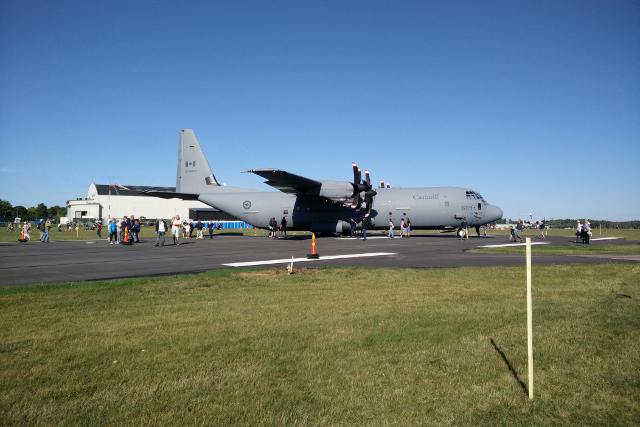
#> input picture lab5/plane.jpg, 640 x 427 px
$ python lab5b3.py
#> lines starting #> are read from the running program, lines starting #| are printed output that depends on the picture
### lab5/lab5a.py
from math import pi, e
import cv2
import numpy
from cvlib import rgblist_to_cvimg

image = cv2.imread("plane.jpg")
#> image is the input picture: shape (427, 640, 3); mean B, G, R 131, 123.9, 105.4


def cvimg_to_list(img: numpy.ndarray) -> list[tuple[int, int, int]]:
    """Convert an OpenCV image array into a flat list of BGR pixel tuples.

    Args:
        img (numpy.ndarray): The image array in BGR color order.
            Shape is (rows, cols), where each element contains integer values
            (0-255).

    Returns:
        list[tuple[int, int, int]]: A flat list of length rows*cols,
            where each element is a pixel represented as (B, G, R).
            Pixels are ordered row by row: top-to-bottom, left-to-right.
    """
    img_list = []

    for row in img:
        for pixel in row:
            img_list.append((int(pixel[0]), int(pixel[1]), int(pixel[2])))
#> after the loop, img_list = 273280 items

    return img_list


# [47 lines left out: function unsharp_mask, not called in this run]


# [13 lines that do not run on import are left out]

### lab5/lab5b1.py
import cv2
from cvlib import greyscale_list_to_cvimg
from lab5a import cvimg_to_list


def pixel_constraint(
    hlow: int, hhigh: int, slow: int, shigh: int, vlow: int, vhigh: int
):
    """Function that creates a new function that, given a pixel, returns if
    it is between desired interval.

    Args:
        hlow (int): lowest value for hue
        hhigh (int): highest value for hue

        slow (int): lowest value for saturation
        shigh (int): highest value for saturation

        vlow (int): lowest value for value
        vhigh (int): highest value for value
    """

    def is_in_interval(pixel: tuple):
        """Function that checks if a given pixel is in a pre decided interval.

        Args:
            pixel (tuple): hsv_pixel

        Returns:
            1 if the pixel is in the desired interval,
            0 if it's not.
        """
        (h, s, v) = pixel
        return int(
            hlow <= h <= hhigh and slow <= s <= shigh and vlow <= v <= vhigh
        )

    return is_in_interval


# [14 lines that do not run on import are left out]

### lab5/cvlib.py
"""cvlib module, helper functions for image and tuple manipulation."""

import cv2
import numpy

# ------------------------------------------
#  Helper functions
# ------------------------------------------


# [15 lines left out: functions multiply_tuple, add_tuples, not called in this run]


# -------------------------------------------
#  Converting between python list and images
# -------------------------------------------


def rgblist_to_cvimg(lst, height, width):
    """Return a width x height OpenCV image with specified pixels."""
    # A 3d array that will contain the image data
    img = numpy.zeros((height, width, 3), numpy.uint8)

    for x in range(0, width):
        for y in range(0, height):
            pixel = lst[y * width + x]
            img[y, x, 0] = pixel[0]
            img[y, x, 1] = pixel[1]
            img[y, x, 2] = pixel[2]

    return img


# [9 lines left out: function greyscale_list_to_cvimg, not called in this run]

### lab5/lab5b2.py
import cv2
from cvlib import rgblist_to_cvimg
from lab5a import cvimg_to_list


def generator_from_image(img: cv2.AsyncArray):
    """Function that given an array with pixels in it, will use a intern
    function to return a specified pixel color in hsv format.

    Args:
        img (cv2.AsyncArray): image pixels organized as an array.
    """

    def pixel_color(index: int):
        """Function that given a previous array and now a index, returns
        the color or that pixel.

        Args:
            index (int): index from the pixels on the array

        Returns:
            int or tuple: if there's no pixel on that index, returns 0,
            otherwise, returns pixels color.
        """
        if index >= len(img):
            return 0

        else:
            return img[index]

    return pixel_color


# [14 lines that do not run on import are left out]

### lab5/lab5b3.py
import random

import cv2
from cvlib import rgblist_to_cvimg
from lab5a import cvimg_to_list
from lab5b1 import pixel_constraint
from lab5b2 import generator_from_image


def combine_images(
    list_hsv_pixels: list,
    mask_function,
    gen1,
    gen2,
    ) -> list:
    """Function that takes a list, and three other functions - a mask function
    that decides how to interpret the elements of the list, a first image
    function that returns pixels of that image and a second image function
    that returns pixels of that other image - and combine the two images.

    Args:
        list_hsv_pixels (list): list with pixels in it.
        mask_function (function): function that has an array as a mask.
        gen1 (function): Function from image1
        gen2 (function): Function from image2

    Returns:
        list: final list with two image combined
    """
    comb_img = []

    for index in range(len(list_hsv_pixels)):
        mask_pixel = list_hsv_pixels[index]
        weight = mask_function(mask_pixel)

        if weight == 1:
            comb_img.append(gen1(index))
        else:
            comb_img.append(gen2(index))

    return comb_img


if __name__ == "__main__":
    # Läs in en bild
    plane_img = cv2.imread("plane.jpg")

    # Skapa ett filter som identifierar himlen
    condition = pixel_constraint(100, 150, 50, 200, 100, 255)

    # Omvandla originalbilden till en lista med HSV-färger
    hsv_list = cvimg_to_list(cv2.cvtColor(plane_img, cv2.COLOR_BGR2HSV))
#> hsv_list = 273280 items
    plane_img_list = cvimg_to_list(plane_img)
#> plane_img_list = 273280 items

    # Skapa en generator som gör en stjärnhimmel
    def generator1(index):
        val = random.random() * 255 if random.random() > 0.99 else 0
        return (val, val, val)

    # Skapa en generator för den inlästa bilden
    generator2 = generator_from_image(plane_img_list)

    # Kombinera de två bilderna till en, alltså använd himmelsfiltret som mask
    result = combine_images(hsv_list, condition, generator1, generator2)
#> the loop in combine_images, `for index in range(len(list_hsv_pixels)):` made 273280 passes
#> result = 273280 items

    # Omvandla resultatet till en riktig bild och visa upp den
    new_img = rgblist_to_cvimg(result, plane_img.shape[0], plane_img.shape[1])
#> after the loop in rgblist_to_cvimg, `for x in range(0, width):`:
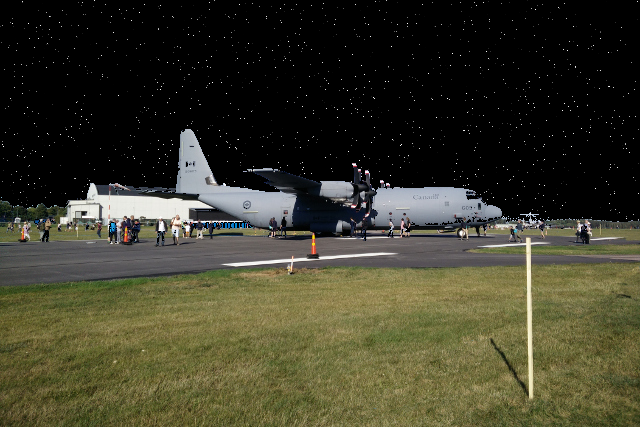
#> img: shape (427, 640, 3); mean of channels 0, 1, 2 42.1, 59.3, 60.6; drawn as B, G, R
    cv2.imshow("Final image", new_img)
    cv2.waitKey(0)

$ run again, with lab5/image.jpeg copied over lab5/plane.jpg
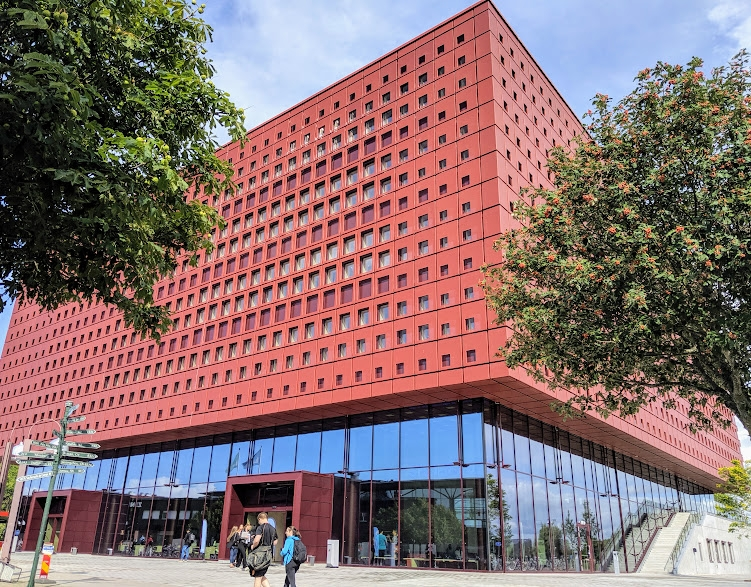
#> input picture lab5/image.jpeg, 751 x 587 px
#> image is the input picture: shape (587, 751, 3); mean B, G, R 111.7, 111.5, 135.5
#> after the loop in cvimg_to_list, `for row in img:`: img_list = 440837 items
#> the loop in combine_images, `for index in range(len(list_hsv_pixels)):` made 440837 passes
#> after the loop in rgblist_to_cvimg, `for x in range(0, width):`:
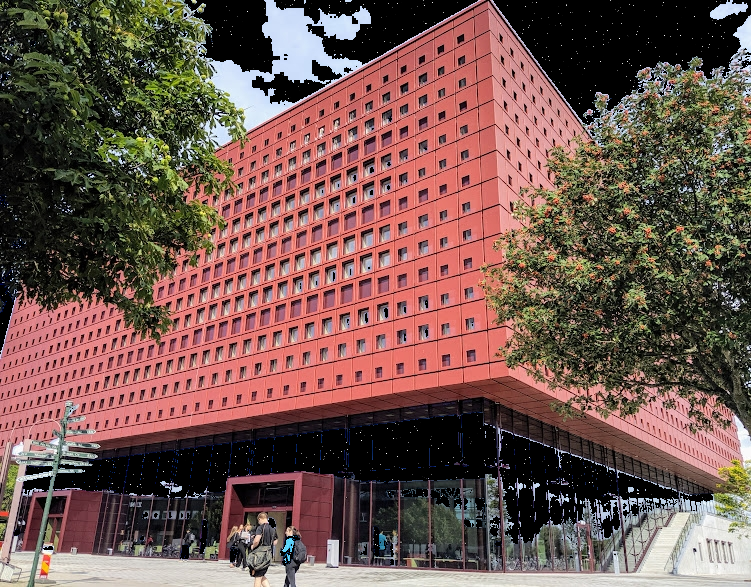
#> img: shape (587, 751, 3); mean of channels 0, 1, 2 79.8, 86.5, 114.7; drawn as B, G, R
